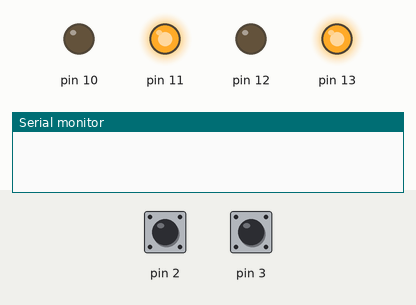
This sketch was run on a simulated Arduino Uno, built with avr-gcc and run on an emulated ATmega328P. Shown: output pins drawn as LEDs (lit = HIGH), the last lines printed to the serial monitor. Inputs (shaded band) come from the test bench; at power-on: pin 2 HIGH, pin 3 HIGH.

Above: at 1.2 s.
1.3 s: pin 2 pulled LOW for 0.15 s
At 2.2 s:
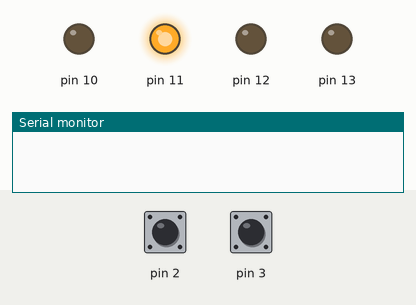
At 5.4 s:
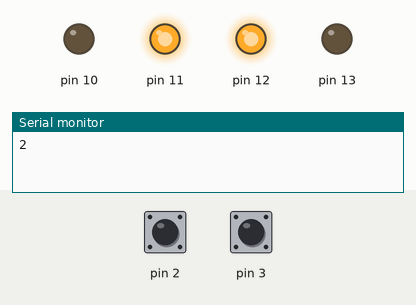
Timing chart, 0 to 10.4 s (numbered marks = the images above; inputs shaded):
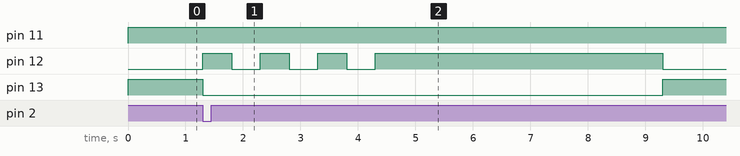

The sketch:

con-sensore.ino
```cpp
int stato;
unsigned long t1;

void setup() {
  Serial.begin(9600);
  pinMode(2, INPUT_PULLUP);
  pinMode(3, INPUT_PULLUP);
  pinMode(10, OUTPUT);
  pinMode(11, OUTPUT);
  pinMode(12, OUTPUT);
  pinMode(13, OUTPUT);
}

void loop() {
  switch(stato) {
    case 0:
      st0();
      break;
    case 1:
      blink1();
      break;
    case 2:
      st1();
      t1 = millis();
      break;
    case 3:
      waitAndGo(0, 5000);
      break;
    case 11:
      blink2();
      break;
    case 12:
      st2();
      t1 = millis();
      break;
    case 13:
      waitAndGo(0, 5000);
      break;
  }
}

void st0(){
  digitalWrite(13, HIGH);
  digitalWrite(12, LOW);
  digitalWrite(11, HIGH);
  digitalWrite(10, LOW);
  if (!digitalRead(2)) stato = 1;
  else if (!digitalRead(3)) stato = 11;
}

void st1(){
  Serial.println(stato);
  digitalWrite(13, LOW);
  digitalWrite(12, HIGH);
  digitalWrite(11, HIGH);
  digitalWrite(10, LOW);
  stato = 3;
}

void st2(){
  digitalWrite(13, HIGH);
  digitalWrite(12, LOW);
  digitalWrite(11, LOW);
  digitalWrite(10, HIGH);
  stato = 13;
}

void blink1() {
  digitalWrite(13, LOW);
  int st = LOW;
  for (int i = 0; i < 6; i++) {
    st = !st;
    digitalWrite(12, st);
    delay(500);
  }
  stato = 2;
}

void blink2() {
  digitalWrite(11, LOW);
  int st = LOW;
  for (int i = 0; i < 6; i++) {
    st = !st;
    digitalWrite(10, st);
    delay(500);
  }
  stato = 12;
}

void waitAndGo(int next, unsigned long pausa) {
  if ((millis() - t1) >= pausa) {
    t1 = millis();
    stato = next;
    Serial.println("vado a "+next);
  }
}
```

Measured:
- after the input at 1.3 s, pin 12: goes 3 × (HIGH 0.50 s, LOW 0.50 s), HIGH 5.0 s, then LOW, starting at once; pin 13: HIGH → LOW at once, → HIGH 8.0 s later
